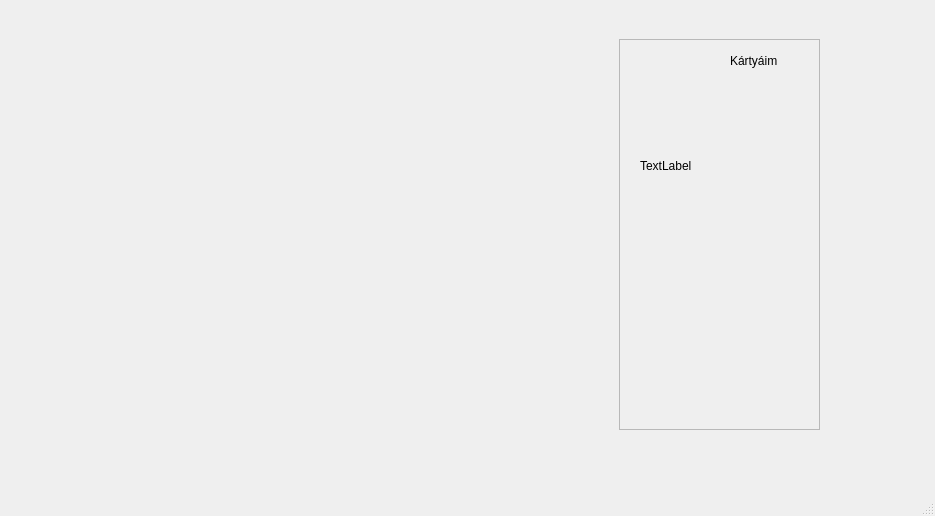
<?xml version="1.0" encoding="UTF-8"?>
<ui version="4.0">
 <class>termeszetiKepek</class>
 <widget class="QMainWindow" name="termeszetiKepek">
  <property name="geometry">
   <rect>
    <x>0</x>
    <y>0</y>
    <width>935</width>
    <height>516</height>
   </rect>
  </property>
  <property name="windowTitle">
   <string>MainWindow</string>
  </property>
  <widget class="QWidget" name="centralwidget">
   <layout class="QGridLayout" name="gridLayout">
    <item row="0" column="0">
     <widget class="QStackedWidget" name="stackedWidget">
      <widget class="QWidget" name="page">
       <widget class="QLabel" name="label">
        <property name="geometry">
         <rect>
          <x>0</x>
          <y>30</y>
          <width>581</width>
          <height>411</height>
         </rect>
        </property>
        <property name="text">
         <string/>
        </property>
        <property name="pixmap">
         <pixmap resource="resource.qrc">:/resource/img/Termeszeti/Nagy_term_szürke/t3.jpg</pixmap>
        </property>
        <property name="scaledContents">
         <bool>true</bool>
        </property>
       </widget>
       <widget class="QScrollArea" name="scrollArea">
        <property name="geometry">
         <rect>
          <x>610</x>
          <y>30</y>
          <width>201</width>
          <height>391</height>
         </rect>
        </property>
        <property name="widgetResizable">
         <bool>true</bool>
        </property>
        <widget class="QWidget" name="scrollAreaWidgetContents">
         <property name="geometry">
          <rect>
           <x>0</x>
           <y>0</y>
           <width>199</width>
           <height>389</height>
          </rect>
         </property>
         <widget class="QLabel" name="label_2">
          <property name="geometry">
           <rect>
            <x>110</x>
            <y>10</y>
            <width>101</width>
            <height>21</height>
           </rect>
          </property>
          <property name="text">
           <string>Kártyáim</string>
          </property>
         </widget>
         <widget class="QLabel" name="t3_1">
          <property name="geometry">
           <rect>
            <x>20</x>
            <y>70</y>
            <width>101</width>
            <height>111</height>
           </rect>
          </property>
          <property name="text">
           <string>TextLabel</string>
          </property>
          <property name="scaledContents">
           <bool>true</bool>
          </property>
         </widget>
        </widget>
       </widget>
      </widget>
      <widget class="QWidget" name="page_2"/>
     </widget>
    </item>
   </layout>
  </widget>
  <widget class="QMenuBar" name="menubar">
   <property name="geometry">
    <rect>
     <x>0</x>
     <y>0</y>
     <width>935</width>
     <height>21</height>
    </rect>
   </property>
  </widget>
  <widget class="QStatusBar" name="statusbar"/>
 </widget>
 <resources>
  <include location="resource.qrc"/>
 </resources>
 <connections/>
</ui>
